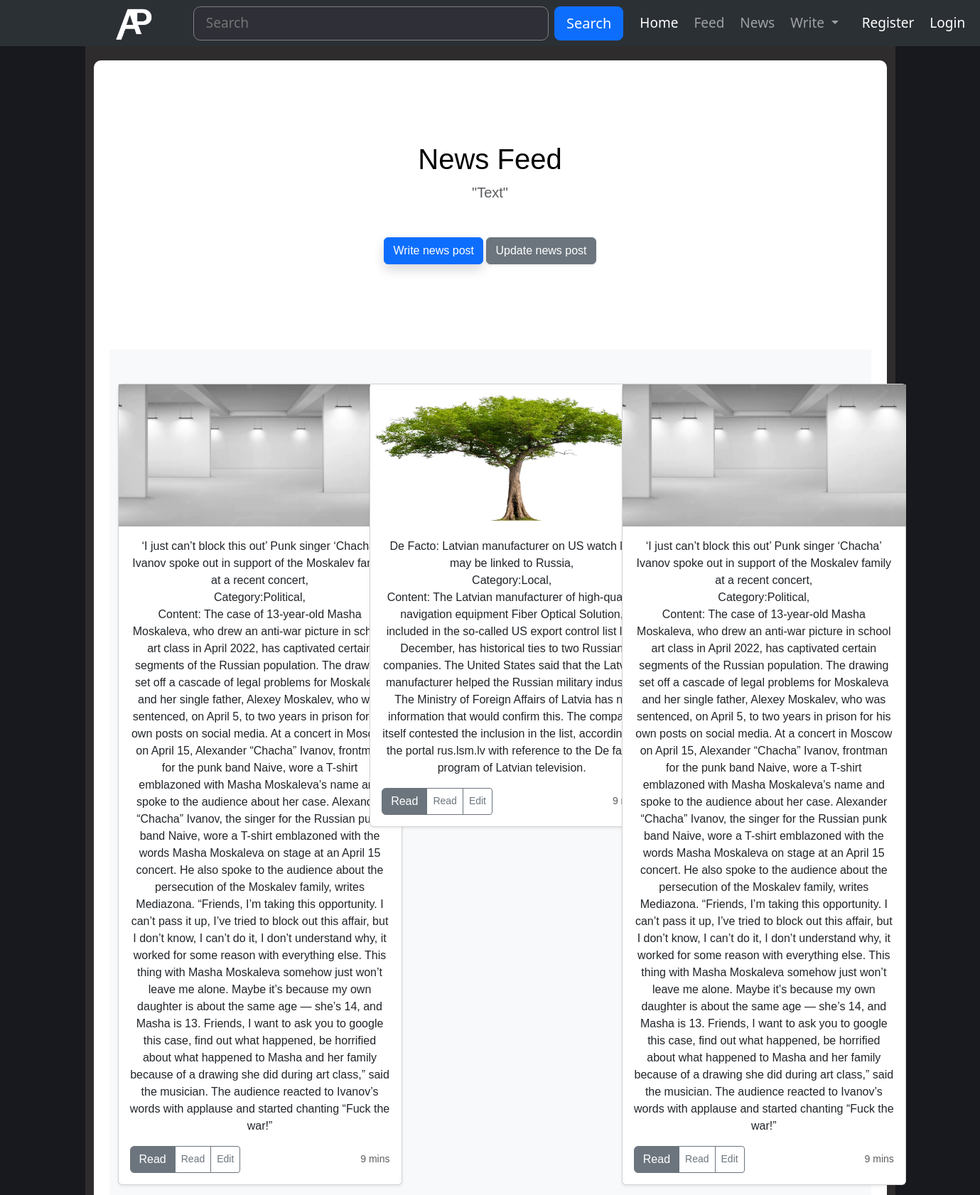
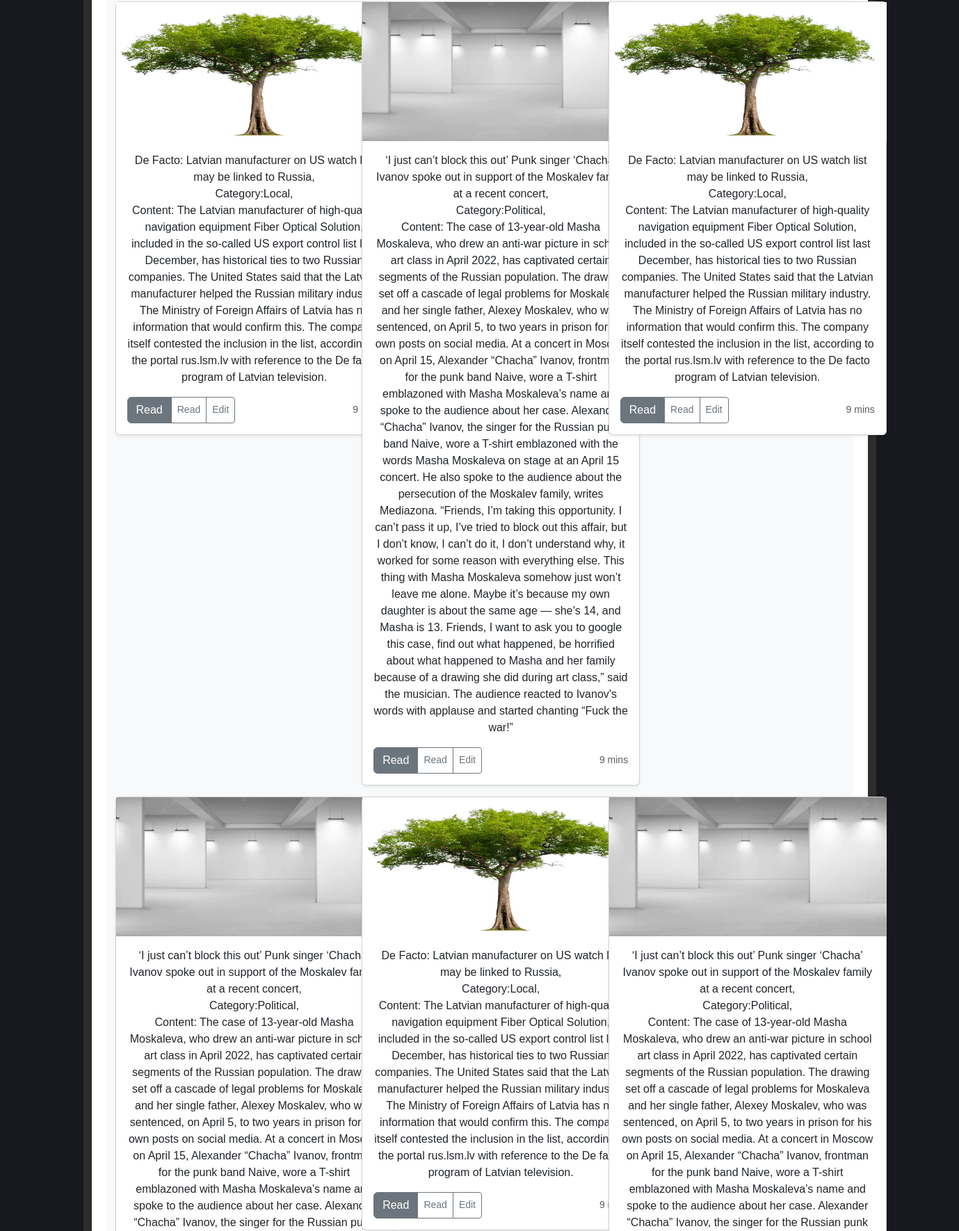
Screenshot of /news_portal_g1/home.php (upper part) with the database file from the repository (2 pictures, top to bottom).
### tables this page shows
CREATE TABLE `news` (
  `n_id` int(11) NOT NULL,
  `n_title` varchar(255) NOT NULL,
  `n_category` varchar(255) NOT NULL,
  `n_content` varchar(10000) NOT NULL,
  `n_img` varchar(200) NOT NULL
);

### news_portal_g1/func.php (called while the page is built)
<?php
function get_news()
{
    $servername = "localhost";
    $database = "news_portal";
    $username = "root";
    $password = "";
    $conn = mysqli_connect($servername, $username, $password, $database);
    $news = mysqli_query($conn, "SELECT * FROM `news`");
    return mysqli_fetch_all($news, MYSQLI_ASSOC);
}

### news_portal_g1/home.php (the view, shortened to what this page needs)
<?php
include_once "header.php";
require_once 'func.php';
$news= get_news();
?>
  </head>
  <body>
              <div class="container text-center collum-main">
                <div class="row align-items-start">
                  <div class="col">
                    <div class="div1">
                        <div class="container text-center">
                            <div class="row align-items-start">
                              <div class="col">
                              <div class="row row-cols-1 row-cols-sm-2 row-cols-md-3 g-3">
                              <div class="container">
      <button class="navbar-toggler" type="button" data-bs-toggle="collapse" data-bs-target="#navbarHeader" aria-controls="navbarHeader" aria-expanded="false" aria-label="Toggle navigation">
        <span class="navbar-toggler-icon"></span>
      </button>
    </div>
  </div>
<main>
  <section class="py-5 text-center container">
    <div class="row py-lg-5">
      <div class="col-lg-6 col-md-8 mx-auto">
        <h1 class="fw-light">News Feed</h1>
        <p class="lead text-body-secondary">"Text"</p><br>
        <p>
          <a href="#" class="btn btn-primary my-2 shadow">Write news post</a>
          <a href="#" class="btn btn-secondary my-2 shadow-sm">Update news post</a>
        </p>
      </div>
    </div>
  </section>
  <div class="album py-5 bg-body-tertiary">
    <div class="container">
      <div class="row row-cols-1 row-cols-sm-2 row-cols-md-3 g-3">
      <?php if(!empty($news)): ?>
      <?php foreach ($news as $newsItem): ?>
        <div class="col">
          <div class="card shadow-sm"shadow-sm>
          <img src="<?= $newsItem["n_img"]?>" width="399px" height="200px" xmlns="http://www.w3.org/2000/svg" role="img" aria-label="Placeholder: Thumbnail" preserveAspectRatio="xMidYMid slice" focusable="false"><title>Placeholder</title><rect width="100%" height="100%" fill="#55595c"/><text x="50%" y="50%" fill="#eceeef" dy=".3em"></text>
            <div class="card-body ">
            <p class="card-text"><?= $newsItem["n_title"]?>,<br> Category:<?=$newsItem["n_category"]?>,<br> Content: <?=$newsItem["n_content"]  ?></p>
              <div class="d-flex justify-content-between align-items-center">
                <div class="btn-group">
                <a href="?cart=add&id=<?=$newsItem["n_id"]?>"class="btn btn-secondary btn-block add-to-cart" data-id="<?=$newsItem["n_id"]?>">Read</a>
                  <button type="button" class="btn btn-sm btn-outline-secondary">Read</button>
                  <button type="button" class="btn btn-sm btn-outline-secondary">Edit</button>
                </div>
                <small class="text-body-secondary">9 mins</small>
              </div>
            </div>
          </div>
        </div>
        <?php endforeach; ?>
        <?php endif; ?>
        <?php if(!empty($news)): ?>
      <?php foreach ($news as $newsItem): ?>
        <div class="col">
          <div class="card shadow-sm">
          <img src="<?= $newsItem["n_img"]?>" width="399px" height="200px" xmlns="http://www.w3.org/2000/svg" role="img" aria-label="Placeholder: Thumbnail" preserveAspectRatio="xMidYMid slice" focusable="false"><title>Placeholder</title><rect width="100%" height="100%" fill="#55595c"/><text x="50%" y="50%" fill="#eceeef" dy=".3em"></text>
            <div class="card-body ">
            <p class="card-text"><?= $newsItem["n_title"]?>,<br> Category:<?=$newsItem["n_category"]?>,<br> Content: <?=$newsItem["n_content"]  ?></p>
              <div class="d-flex justify-content-between align-items-center">
                <div class="btn-group">
                <a href="?cart=add&id=<?=$newsItem["n_id"]?>"class="btn btn-secondary btn-block add-to-cart" data-id="<?=$newsItem["n_id"]?>">Read</a>
                  <button type="button" class="btn btn-sm btn-outline-secondary">Read</button>
                  <button type="button" class="btn btn-sm btn-outline-secondary">Edit</button>
                </div>
                <small class="text-body-secondary">9 mins</small>
              </div>
            </div>
          </div>
        </div>
        <?php endforeach; ?>
        <?php endif; ?>
        <?php if(!empty($news)): ?>
      <?php foreach ($news as $newsItem): ?>
        <div class="col">
          <div class="card shadow-sm">
          <img src="<?= $newsItem["n_img"]?>" width="399px" height="200px" xmlns="http://www.w3.org/2000/svg" role="img" aria-label="Placeholder: Thumbnail" preserveAspectRatio="xMidYMid slice" focusable="false"><title>Placeholder</title><rect width="100%" height="100%" fill="#55595c"/><text x="50%" y="50%" fill="#eceeef" dy=".3em"></text>
            <div class="card-body ">
            <p class="card-text"><?= $newsItem["n_title"]?>,<br> Category:<?=$newsItem["n_category"]?>,<br> Content: <?=$newsItem["n_content"]  ?></p>
              <div class="d-flex justify-content-between align-items-center">
                <div class="btn-group">
                <a href="?cart=add&id=<?=$newsItem["n_id"]?>"class="btn btn-secondary btn-block add-to-cart" data-id="<?=$newsItem["n_id"]?>">Read</a>
                  <button type="button" class="btn btn-sm btn-outline-secondary">Read</button>
                  <button type="button" class="btn btn-sm btn-outline-secondary">Edit</button>
                </div>
                <small class="text-body-secondary">9 mins</small>
              </div>
            </div>
          </div>
        </div>
        <?php endforeach; ?>
        <?php endif; ?>
        <?php if(!empty($news)): ?>
      <?php foreach ($news as $newsItem): ?>
        <div class="col">
          <div class="card shadow-sm">
          <img src="<?= $newsItem["n_img"]?>" width="399px" height="200px" xmlns="http://www.w3.org/2000/svg" role="img" aria-label="Placeholder: Thumbnail" preserveAspectRatio="xMidYMid slice" focusable="false"><title>Placeholder</title><rect width="100%" height="100%" fill="#55595c"/><text x="50%" y="50%" fill="#eceeef" dy=".3em"></text>
            <div class="card-body ">
            <p class="card-text"><?= $newsItem["n_title"]?>,<br> Category:<?=$newsItem["n_category"]?>,<br> Content: <?=$newsItem["n_content"]  ?></p>
              <div class="d-flex justify-content-between align-items-center">
                <div class="btn-group">
                <a href="?cart=add&id=<?=$newsItem["n_id"]?>"class="btn btn-secondary btn-block add-to-cart" data-id="<?=$newsItem["n_id"]?>">Read</a>
                  <button type="button" class="btn btn-sm btn-outline-secondary">Read</button>
                  <button type="button" class="btn btn-sm btn-outline-secondary">Edit</button>
                </div>
                <small class="text-body-secondary">9 mins</small>
              </div>
            </div>
          </div>
        </div>
        <?php endforeach; ?>
        <?php endif; ?>
        <?php if(!empty($news)): ?>
      <?php foreach ($news as $newsItem): ?>
        <div class="col">
          <div class="card shadow-sm">
          <img src="<?= $newsItem["n_img"]?>" width="399px" height="200px" xmlns="http://www.w3.org/2000/svg" role="img" aria-label="Placeholder: Thumbnail" preserveAspectRatio="xMidYMid slice" focusable="false"><title>Placeholder</title><rect width="100%" height="100%" fill="#55595c"/><text x="50%" y="50%" fill="#eceeef" dy=".3em"></text>
            <div class="card-body ">
            <p class="card-text"><?= $newsItem["n_title"]?>,<br> Category:<?=$newsItem["n_category"]?>,<br> Content: <?=$newsItem["n_content"]  ?></p>
            </div>
          </div>
        </div>
        <?php endforeach; ?>
        <?php endif; ?>
  </body>
</html>

### news_portal_g1/header.php (style rules this page uses)
.collum-main { height: 100%; padding-bottom: 10px; background-color: #2e2c2c; color: #fff; }

### news_portal_g1/home.php (style rules this page uses)
body { background-color: rgb(24, 25, 31); }
.div1 { background-color: #fff; border-radius: 10px; margin-top: 20px; padding: 10px; color:black; font-family:Arial, Helvetica, sans-serif }
.card { width:400px; }

### rows the page displays
news: n_img (picture), n_title "‘I just can’t block this out’ Punk singer ‘Chacha’ Ivanov spoke out in support of the Moskalev family at a recent concert", n_category "Political", n_content "The case of 13-year-old Masha Moskaleva, who drew an anti-war picture in school art class in April 2022, has captivated certain segments of the Russian population. The drawing set off a cascade of legal problems for Moskaleva and her single father, Alexey Moskalev, who was sentenced, on April 5, to two years in prison for his own posts on social media. At a concert in Moscow on April 15, Alexander “Chacha” Ivanov, frontman for the punk band Naive, wore a T-shirt emblazoned with Masha Moskaleva’s name and spoke to the audience about her case. Alexander “Chacha” Ivanov, the singer for the Russian punk band Naive, wore a T-shirt emblazoned with the words Masha Moskaleva on stage at an April 15…"
news: n_img (picture), n_title "De Facto: Latvian manufacturer on US watch list may be linked to Russia", n_category "Local", n_content "The Latvian manufacturer of high-quality navigation equipment Fiber Optical Solution, included in the so-called US export control list last December, has historical ties to two Russian companies. The United States said that the Latvian manufacturer helped the Russian military industry. The Ministry of Foreign Affairs of Latvia has no information that would confirm this. The company itself contested the inclusion in the list, according to the portal rus.lsm.lv with reference to the De facto program of Latvian television."
